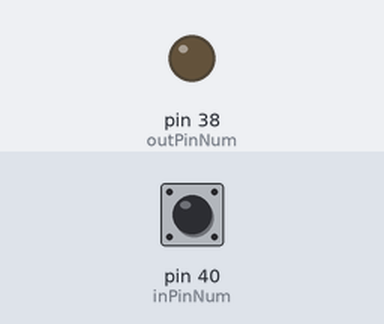
Bench run of a program on a simulated Raspberry Pi (header pin numbers). On the bench: output pins drawn as LEDs (lit = HIGH). Inputs (shaded band) come from the test bench; at power-on: pin 40 (inPinNum) HIGH. What the program prints to the terminal is not drawn.

Above: at 1.2 s.
1.3 s: pin 40 (inPinNum) pulled LOW for 0.15 s
At 2.7 s:
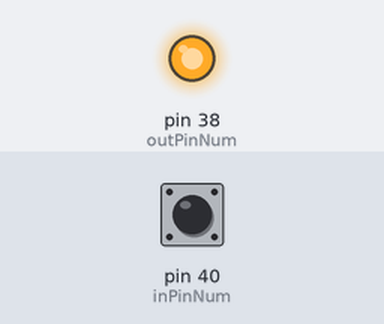
3.0 s: pin 40 (inPinNum) pulled LOW for 1 s
At 4.9 s:
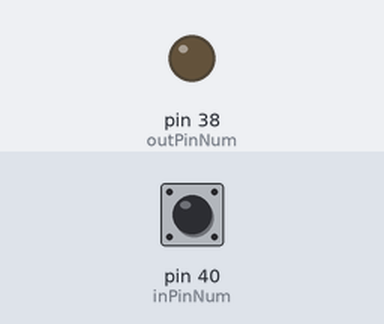
5.5 s: pin 40 (inPinNum) pulled LOW for 3.2 s
At 9.8 s:
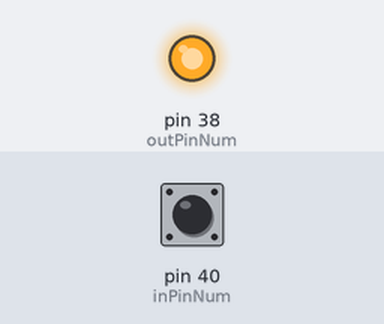
Timing chart, 0 to 11.3 s (numbered marks = the images above; inputs shaded):
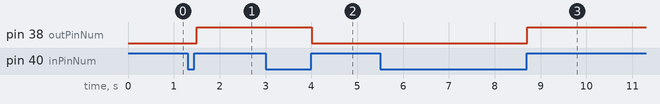

The program:

assg_ls_07_03_d18m01y2023.py
```python
# assg_ls_07_03_d18m01y2023.py
# GPIOInput Internal (Built-in) pullup
# Assignment for lesoson 07
# Attempt #2:
# Used correction by Paul McWhorter lesson 08:
# Modify previous code to change push button into
# toggle switch such that it
#
# Import time module for delay:
from time import sleep

# Import GPIO library as alias:
import RPi.GPIO as GPIO
# Set pin numbering mode (in this case BOARD numbering
# system otherwise known as the physical numbering
# system, NOT BCM):
GPIO.setmode(GPIO.BOARD)

# Initialize variables:
delay = 0.1                         # Time delay (in seconds)

inPinNum = 40                     # set pin variable
outPinNum = 38                     # "

LEDState = 0                  # Initialize to zero
                              # NOTE: In C++, be
buttonState = 1               # careful to use binary
buttonStateOld = 1            # "

GPIO.setup(outPinNum, GPIO.OUT)     # set GPIO output pin

GPIO.setup(inPinNum, GPIO.IN, pull_up_down = GPIO.PUD_UP)       # set GPIO input pin

try:
    while True:
        # Read value from pin and assign to variable:
        buttonState = GPIO.input(inPinNum)   # This way,
                             # we can track whether button
                             # has been pressed or note
        print(buttonState)
        # If statements:
        if buttonState == 1 and buttonStateOld == 0:
            LEDState = not LEDState    # Switch value;
                                # Alternatively, you could
                                # if statements. Also for
                                # C**, use binary type
            # Next, line is another place where magic
            # happens with the passing of 'LEDState'
            # as an argument:
            GPIO.output(outPinNum, LEDState)

        buttonStateOld = buttonState    # Update previous
                                # state of button
        sleep(delay)            # Add delay
except KeyboardInterrupt:
    GPIO.cleanup()                 # Release GPIO pins
    print("\nGPIO pins are cleaned and released!")
```

Measured:
- after the input at 1.3 s, pin 38 (outPinNum): LOW → HIGH after 0.20 s
- after the input at 3.0 s, pin 38 (outPinNum): HIGH → LOW after 1.0 s
- after the input at 5.5 s, pin 38 (outPinNum): LOW → HIGH after 3.2 s
